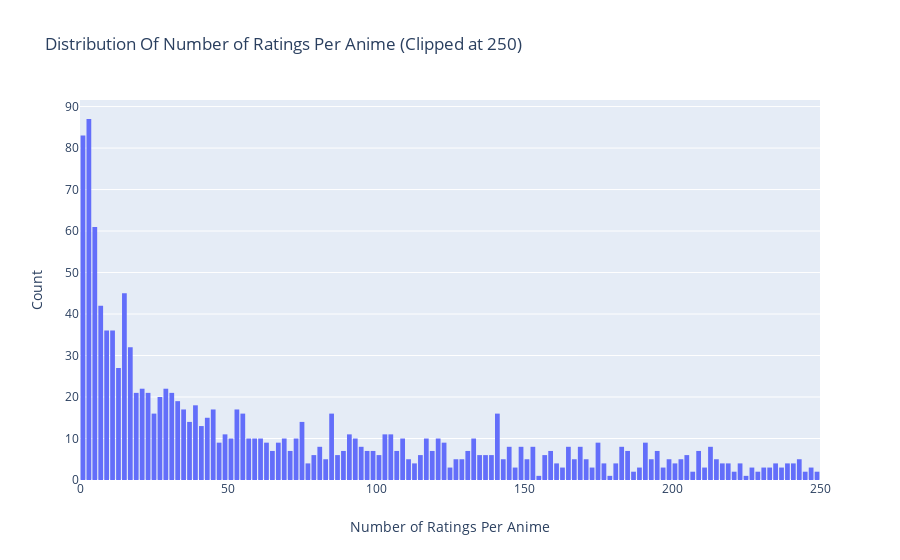

Notebook code for this chart:
### Code cell
data = df.groupby('genre')['rating_x'].count().clip(upper=250)

trace = go.Histogram(x = data.values,
                     name = 'Ratings',
                     xbins = dict(start = 0,
                                  end = 250,
                                  size = 2))
layout = go.Layout(title = 'Distribution Of Number of Ratings Per Anime (Clipped at 250)',
                   xaxis = dict(title = 'Number of Ratings Per Anime'),
                   yaxis = dict(title = 'Count'),
                   bargap = 0.2)

fig = go.Figure(data=[trace], layout=layout)
iplot(fig)

### Figure 1 — Plotly figure (JSON) as saved in the notebook; plotly's stock layout.template omitted (floating-point values rounded to 4 significant figures; data arrays with more than 128 entries replaced by an {"elided": "..."} marker saying what was removed)
{"data": [{"name": "Ratings", "type": "histogram", "x": {"elided": "3048 int values"}, "xbins": {"end": 250, "size": 2, "start": 0}}], "layout": {"bargap": 0.2, "title": {"text": "Distribution Of Number of Ratings Per Anime (Clipped at 250)"}, "xaxis": {"title": {"text": "Number of Ratings Per Anime"}}, "yaxis": {"title": {"text": "Count"}}}}
